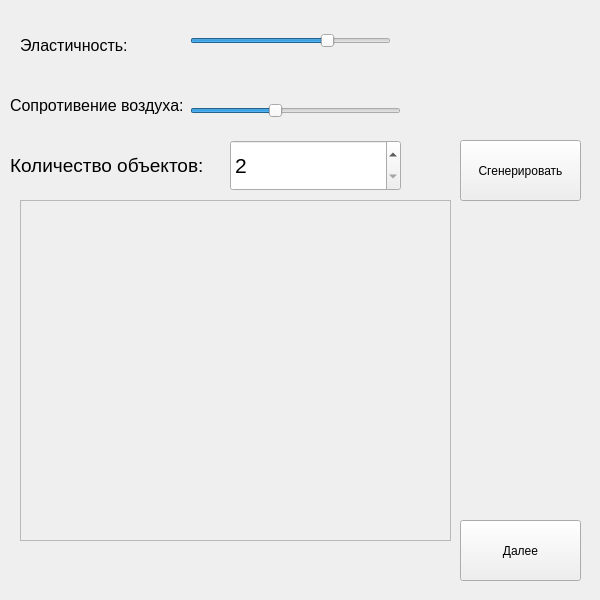
<?xml version="1.0" encoding="UTF-8"?>
<ui version="4.0">
 <class>Form</class>
 <widget class="QWidget" name="Form">
  <property name="geometry">
   <rect>
    <x>0</x>
    <y>0</y>
    <width>600</width>
    <height>600</height>
   </rect>
  </property>
  <property name="windowTitle">
   <string>Form</string>
  </property>
  <widget class="QScrollArea" name="scrollArea">
   <property name="geometry">
    <rect>
     <x>20</x>
     <y>200</y>
     <width>431</width>
     <height>341</height>
    </rect>
   </property>
   <property name="widgetResizable">
    <bool>true</bool>
   </property>
   <widget class="QWidget" name="scrollAreaWidgetContents">
    <property name="geometry">
     <rect>
      <x>0</x>
      <y>0</y>
      <width>429</width>
      <height>339</height>
     </rect>
    </property>
   </widget>
  </widget>
  <widget class="QSpinBox" name="spinBox">
   <property name="geometry">
    <rect>
     <x>230</x>
     <y>140</y>
     <width>171</width>
     <height>51</height>
    </rect>
   </property>
   <property name="font">
    <font>
     <pointsize>16</pointsize>
    </font>
   </property>
   <property name="minimum">
    <number>2</number>
   </property>
   <property name="maximum">
    <number>20</number>
   </property>
  </widget>
  <widget class="QPushButton" name="pushButton">
   <property name="geometry">
    <rect>
     <x>460</x>
     <y>140</y>
     <width>121</width>
     <height>61</height>
    </rect>
   </property>
   <property name="text">
    <string>Сгенерировать</string>
   </property>
  </widget>
  <widget class="QSlider" name="horizontalSlider">
   <property name="geometry">
    <rect>
     <x>190</x>
     <y>100</y>
     <width>211</width>
     <height>21</height>
    </rect>
   </property>
   <property name="minimum">
    <number>0</number>
   </property>
   <property name="maximum">
    <number>50</number>
   </property>
   <property name="value">
    <number>20</number>
   </property>
   <property name="orientation">
    <enum>Qt::Horizontal</enum>
   </property>
  </widget>
  <widget class="QPushButton" name="pushButton_2">
   <property name="geometry">
    <rect>
     <x>460</x>
     <y>520</y>
     <width>121</width>
     <height>61</height>
    </rect>
   </property>
   <property name="text">
    <string>Далее</string>
   </property>
  </widget>
  <widget class="QSlider" name="horizontalSlider_2">
   <property name="geometry">
    <rect>
     <x>190</x>
     <y>30</y>
     <width>201</width>
     <height>21</height>
    </rect>
   </property>
   <property name="maximum">
    <number>10</number>
   </property>
   <property name="value">
    <number>7</number>
   </property>
   <property name="orientation">
    <enum>Qt::Horizontal</enum>
   </property>
  </widget>
  <widget class="QLabel" name="label">
   <property name="geometry">
    <rect>
     <x>20</x>
     <y>30</y>
     <width>111</width>
     <height>31</height>
    </rect>
   </property>
   <property name="font">
    <font>
     <pointsize>12</pointsize>
    </font>
   </property>
   <property name="text">
    <string>Эластичность:</string>
   </property>
  </widget>
  <widget class="QLabel" name="label_2">
   <property name="geometry">
    <rect>
     <x>10</x>
     <y>90</y>
     <width>181</width>
     <height>31</height>
    </rect>
   </property>
   <property name="font">
    <font>
     <pointsize>12</pointsize>
    </font>
   </property>
   <property name="text">
    <string>Сопротивение воздуха:</string>
   </property>
  </widget>
  <widget class="QLabel" name="label_3">
   <property name="geometry">
    <rect>
     <x>10</x>
     <y>140</y>
     <width>221</width>
     <height>51</height>
    </rect>
   </property>
   <property name="font">
    <font>
     <pointsize>14</pointsize>
    </font>
   </property>
   <property name="text">
    <string>Количество объектов:</string>
   </property>
  </widget>
 </widget>
 <resources/>
 <connections/>
</ui>
